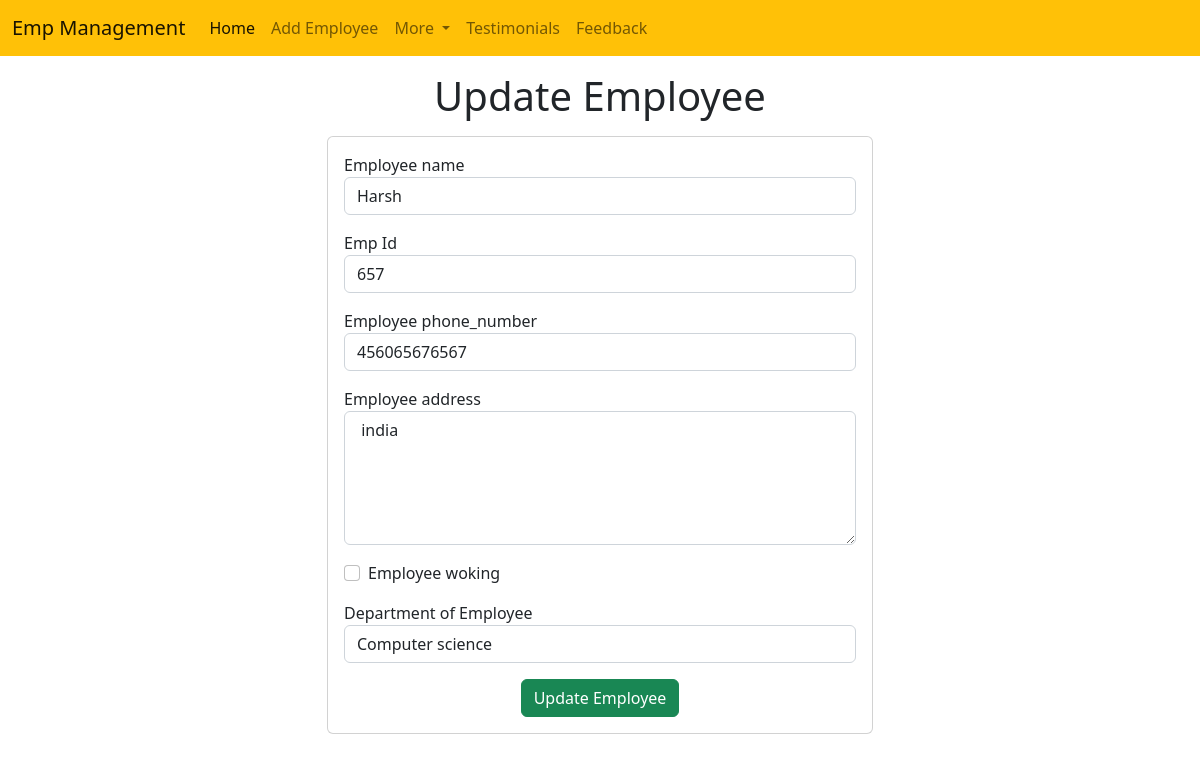
Screenshot of /emp_mng/update_emp_mng/11 with the database file from the repository.
### emp_mng/models.py (models this page shows, shortened)
class Emp_mng(models.Model):
    name=models.CharField(max_length=200)
    emp_id=models.CharField(max_length=200)
    phone=models.CharField(max_length=10)
    address=models.CharField(max_length=150)
    working=models.BooleanField(default=True)
    department=models.CharField(max_length=10)

### emp_mng/views.py (the view)
# urls.py: path("update_emp_mng/<int:emp_id>",update_emp_mng),
def update_emp_mng(request,emp_id):
    emp_mng=Emp_mng.objects.get(pk=emp_id)
    return render(request,"emp_mng/update_emp_mng.html",{
        'emp_mng':emp_mng
    })

### templates/emp_mng/update_emp_mng.html (shortened to what this page needs)
<!doctype html>
<html lang="en">
  <head>
    <link
        href="https://cdn.jsdelivr.net/npm/bootstrap@5.2.0/dist/css/bootstrap.min.css"
        rel="stylesheet"
    />
  </head>
  <body>
    {% include 'emp_mng/navbar.html' %}
    <h1 class="text-center my-3">Update Employee</h1>
    <div class="container">
        <div class="row">
            <div class="col-md-6 offset-md-3">
                <div class="card">
                    <div class="card-body">
                        <form action="/emp_mng/do_update_emp_mng/{{emp_mng.id}}" method="POST">
                            <div class="mb-3">
                                <label for="name">Employee name</label>
                                <input
                                    name="emp_name"
                                    id="name"
                                    type="text"
                                    class="form-control"
                                    placeholder="Enter emp name"
                                    value="{{emp_mng.name}}"
                                 />
                            </div>
                            <div class="mb-3">
                                <label for="Id">Emp Id</label>
                                <input
                                    id="Id"
                                    type="text"
                                    class="form-control"
                                    placeholder="Enter employee Id"
                                    name="emp_id"
                                    value="{{emp_mng.emp_id}}"
                                />
                            </div>
                            <div class="mb-3">
                                <label for="phone">Employee phone_number</label>
                                <input
                                    id="emp_phone"
                                    value="{{emp_mng.phone}}"
                                    name="emp_phone"
                                    type="text"
                                    class="form-control"
                                    placeholder="Enter emp mo_num"
                                />
                            </div>
                            <div class="mb-3">
                                <label for="address">Employee address</label>
                                <textarea
                                    name="emp_address"
                                    id="address"
                                    rows="5"
                                    class="form-control"
                                > {{emp_mng.address}}</textarea>
                            </div>
                            <div class="mb-3 form-check">
                                <label for="Working">Employee woking</label>
                                <input
                                    id="working"
                                    name="emp_working"
                                    type="checkbox"
                                    class="form-check-input"
                                />
                            </div>
                            <div class="mb-3">
                                <label for="Department">Department of Employee</label>
                                <select name="emp_department"  value="{{emp_mng.department}}" id="department" class="form-control">
                                    <option value="CSE">Computer science</option>
                                </select>
                            </div>
                            <div class="container text-center">
                                <button class="btn btn-success">
                                    Update Employee
                                </button>
                            </div>
                        </form>
                    </div>
                </div>
            </div>
        </div>
    </div>
  </body>
</html>

### rows the page displays
Emp_mng: emp_name "Harsh", emp_id "657", emp_phone "456065676567", emp_address "india", emp_department "Computer science"
